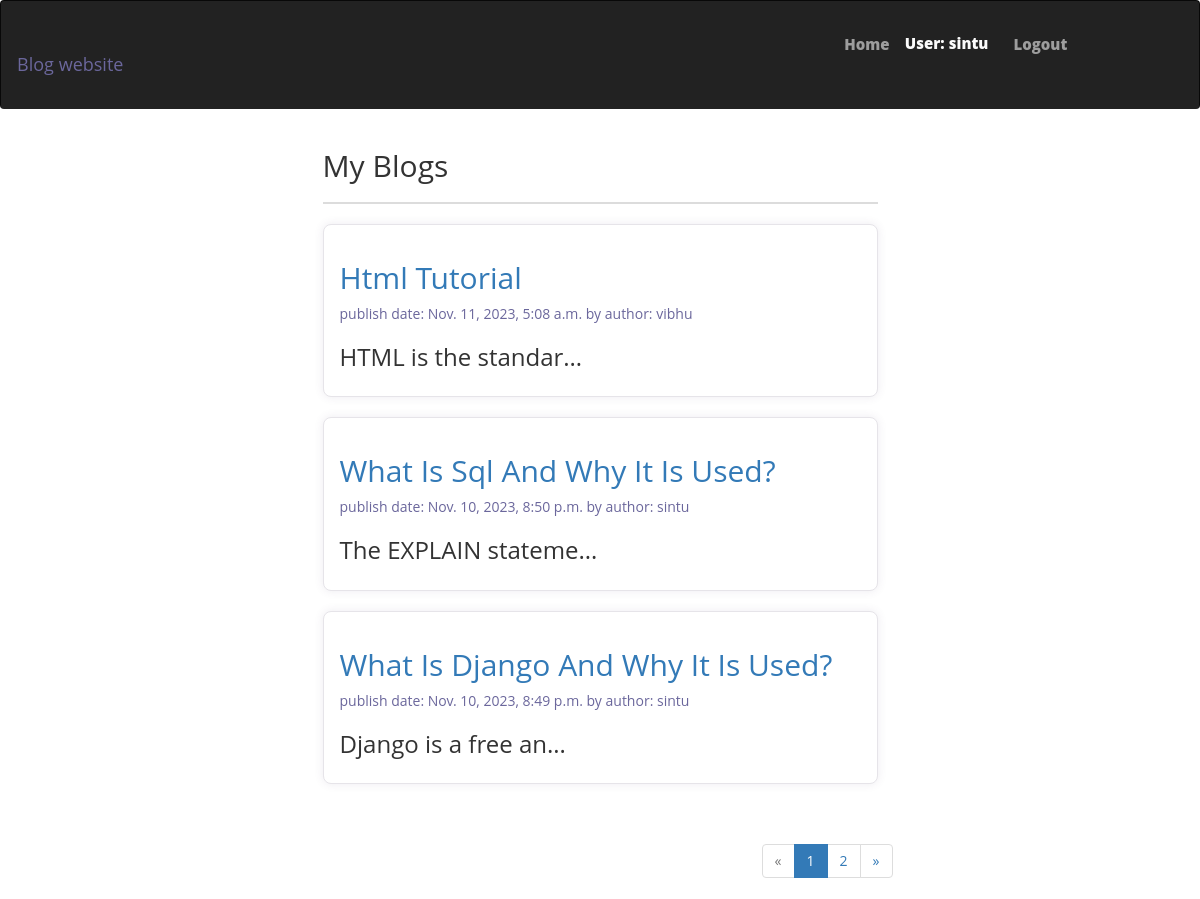
The app's page / (signed in) with its own data.
### app/models.py (models this page shows, shortened)
class Post(models.Model):
    title=models.CharField(max_length=255, unique=True)
    subtitle=models.CharField(max_length=255, blank=True)
    slug=models.SlugField(max_length=255, unique=True)
    body=models.TextField()
    author=models.ForeignKey(User, on_delete=models.PROTECT)
    date_created=models.DateTimeField(auto_now_add=True)
    date_modified=models.DateTimeField(auto_now=True)

### app/views.py (the view)
# urls.py: path('', views.index, name="index"),
@login_required(login_url="/login")
def index(request):
    posts_list = Post.objects.all().order_by('-id')
    page = request.GET.get('page', 1)
    paginator = Paginator(posts_list, 3)
    try:
        posts = paginator.page(page)
    except PageNotAnInteger:
        posts = paginator.page(1)
    except EmptyPage:
        posts = paginator.page(paginator.num_pages)
    return render(request, 'index.html',{'posts':posts})

### templates/index.html (shortened to what this page needs)
{% extends "base.html" %}
{% block content %}
</head>
<body>
  <div class="container">
    <br>
    <div class="row">
      <div class="col-md-3 col-sm-12"></div>
      <div class="col-md-6 col-sm-12">
       <h2>My Blogs</h2>
       <hr>
      </div>
      <div class="col-md-3 col-sm-12"></div>
    </div>
    <div class="row">
      <div class="col-md-3 col-sm-12"></div>
      <div class="col-md-6 col-sm-12">
        <div>
         {% if posts %}
            {% for ps in posts %}
              <div class="card" style="padding: 16px 16px;">
                <a href="{% url 'view_post' ps.id %}"><h2> {{ps.title|title}}</h2></a>
                <div>
                  <span>publish date: {{ps.date_created}}</span>
                  <span>by author: {{ps.author}}</span>
                </div>
                <h3>{{ps.body |truncatechars:20 }}</h3>
              </div>
              <br>
            {% endfor %}
         {% endif %}
        </div>
      </div>
      <div class="col-md-3 col-sm-12"></div>
    </div>
    <br>
  </div>
<div class="row">
  <div class="col-md-3 col-sm-12"></div>
  <div class="col-md-6 col-sm-12">
{% if posts.has_other_pages %}
  <ul class="pagination" style="float: right;">
    {% if posts.has_previous %}
      <li><a href="?page={{ posts.previous_page_number }}">&laquo;</a></li>
    {% else %}
      <li class="disabled"><span>&laquo;</span></li>
    {% endif %}
    {% for i in posts.paginator.page_range %}
      {% if posts.number == i %}
        <li class="active"><span>{{ i }} <span class="sr-only">(current)</span></span></li>
      {% else %}
        <li><a href="?page={{ i }}">{{ i }}</a></li>
      {% endif %}
    {% endfor %}
    {% if posts.has_next %}
      <li><a href="?page={{ posts.next_page_number }}">&raquo;</a></li>
    {% else %}
      <li class="disabled"><span>&raquo;</span></li>
    {% endif %}
  </ul>
{% endif %}
</div>
</div>
{% endblock %}

### templates/header.html (shortened to what this page needs)
<nav class="navbar navbar-inverse" style=" padding: 1px;border-bottom:2px solid transparent;
border-image: linear-gradient(to right);
border-image-slice: 1;padding-bottom: 18px;
   padding-top: 18px;">
   <div class="container-fluid">
      <div class="row">
         <div class="col-md-4 col-sm-9">
            <h1><a class="navbar-brand" href="#"><span class="job">Blog website</span></a></h1>
         </div>
         <div class="col-md-4 col-sm-12"></div>
         <div class="col-md-4 col-sm-12">
         <div class="collapse navbar-collapse" id="myNavbar">
            <ul class="nav navbar-nav">
               <li><a href="/" class="textcolor hometext underline-from-center">Home</a></li>
               {% if user.is_authenticated %}
                  <li style="margin-top: 12px;"><span style="margin-right: 10px;color: #fbfbfb;" class="textcolor hometext underline-from-center">User: <a href="" style="color: #fbfbfb;">{{user.username}}</a></span></li>
                  <li><a href="{% url 'logout' %}" class="textcolor hometext underline-from-center">Logout</a></li>
               {% else %}
                  <li><a href="{% url 'signup' %}" class="textcolor hometext underline-from-center">SIGN UP</a></li>
                  <li><a href="{% url 'login' %}" class="textcolor hometext underline-from-center">LOGIN</a></li>
               {% endif %}
            </ul>
         </div>
         </div>
   </div>
   </nav>

### static/css/style.css (style rules this page uses)
body { font-family: 'Open Sans', sans-serif; }
.textcolor { color: black; text-decoration: none; font-size: 15px; line-height: 25px; font-weight: 900; }
li { display: block; transition-duration: 0.5s; }
hr { border: 1px solid gainsboro; }
span { color: #6B679C; }
.card { border: 0; box-shadow: 0px 0px 10px 0px rgba(82, 63, 105, 0.1); -webkit-box-shadow: 0px 0px 10px 0px rgba(82, 63, 105, 0.1); -moz-box-shadow: 0px 0px 10px 0px rgba(82, 63, 105, 0.1); -ms-box-shadow: 0px 0px 10px 0px rgba(82, 63, 105, 0.1); }
.card { position: relative; display: flex; flex-direction: column; min-width: 0; word-wrap: break-word; background-color: #ffffff; background-clip: border-box; border: 1px solid #e6e4e9; border-radius: 8px; }
.navbar { margin-bottom: unset !important; }

### records on screen
Post: title "Html Tutorial", date_created "Nov. 11, 2023, 5:08 a.m.", author "vibhu", body "HTML is the standar…"
Post: title "What Is Sql And Why It Is Used?", date_created "Nov. 10, 2023, 8:50 p.m.", author "sintu", body "The EXPLAIN stateme…"
Post: title "What Is Django And Why It Is Used?", date_created "Nov. 10, 2023, 8:49 p.m.", author "sintu", body "Django is a free an…"

### other values on screen
{{ user.username }} "sintu"
{{ i }} "1"
{{ i }} "2"
